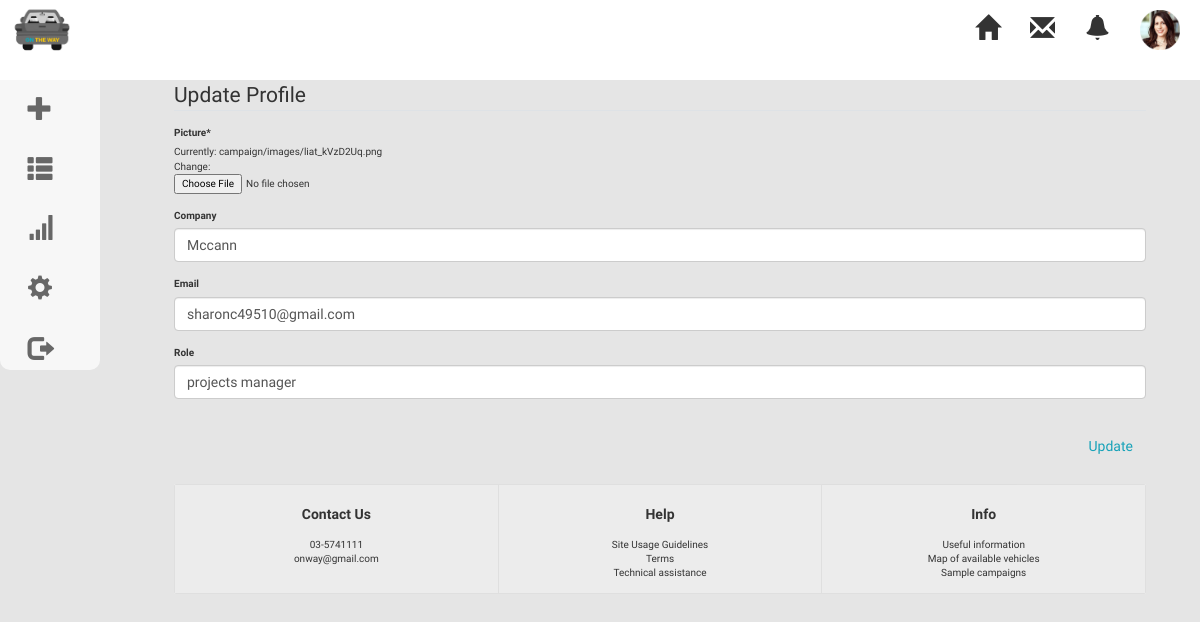
Screenshot of /profile (signed in) with the database file from the repository.
### campaign/models.py (models this page shows, shortened)
class Profile(models.Model):
    user = models.OneToOneField(User, null=True, on_delete=models.CASCADE)
    name = models.CharField(max_length=200, null=True)
    phone = models.CharField(max_length=200, null=True)
    email = models.CharField(max_length=200, null=True)
    date_created = models.DateTimeField(auto_now_add=True, null=True)
    picture = models.ImageField(upload_to='campaign/images', default='campaign\images\profile.png')
    company= models.CharField(max_length=200, null=True)
    role=models.CharField(max_length=200, null=True)

### campaign/views.py (the view, shortened to what this page needs)
# urls.py: path('profile', views.profile ,name='profile'),
def profile(request):
    objects = Profile.objects.all()
    for object in objects:
        if(object.user.username == request.user.username):
            myobject=object
    print(myobject.user)
    if request.method == 'GET':
        p_form = ProfileUpdateForm(instance=myobject)
        return render(request, 'campaign/profile.html', {'p_form':p_form,'myprofile':myobject})

### campaign/forms.py
class ProfileUpdateForm(forms.ModelForm):
    email=forms.EmailField(required=False)
    company=forms.CharField(required=False)
    role= forms.CharField(required=False)
    class Meta:
        model = Profile
        fields = ['picture','company','email','role' ]

### campaign/templates/campaign/profile.html
{% extends "article/header.html" %}
{% block home %}
<a href="{% url 'home' %}">
  <span class="glyphicon glyphicon-home"></span>
</a>
{% endblock %}
{% block btn %}
{% if user.is_superuser %}
<li><a href="{% url 'form' %}"><span class="glyphicon glyphicon-plus"></span></a></li>
{%endif%}
<li><a href="{% url 'list' %}"> <span class="glyphicon glyphicon-th-list"></span></a></li>
  {% endblock %}
{% block title %}
{% load crispy_forms_tags %}
 <form method="POST" enctype="multipart/form-data"> {% csrf_token %}
	<fieldset class="form-group"> <legend class="border-bottom mb-4"> Update Profile</legend>
		{{ p_form|crispy }}
	</fieldset> <div class="form-group"> <button class="btn btn-outline-info" type="submit">Update</button> </div> </form>
	{%endblock%}

### campaign/templates/article/header.html (shortened to what this page needs)
{% load static %}
<!DOCTYPE html>
<html lang="en">
<head>
  <link rel="stylesheet" href="https://maxcdn.bootstrapcdn.com/bootstrap/4.5.0/css/bootstrap.min.css">
  <link href="https://maxcdn.bootstrapcdn.com/bootstrap/3.3.7/css/bootstrap.min.css" rel="stylesheet" />
  <link href="https://fonts.googleapis.com/css2?family=Advent+Pro:wght@300&family=Righteous&display=swap" rel="stylesheet">    <link rel="stylesheet" href="https://cdnjs.cloudflare.com/ajax/libs/font-awesome/4.7.0/css/font-awesome.min.css">
  <link rel="stylesheet" href="{% static 'css/style.css' %}">
</head>
<body>
    <header>
        <a href="{% url 'home' %}">
          <div id="logo"></div>
       </a>
        <ul>
              <li>
                  <a href="{% url 'profile' %}">
                  <img src="{{myprofile.picture.url}}" alt="Liat Cohen">
                  </a>
              </li>
              <li>
                  <a href="#">
                    <span class="glyphicon glyphicon-bell"></span>
                  </a>
              </li>
              <li>
                  <a href=" {% url 'messages' %}">
                    <span class="glyphicon glyphicon-envelope"></span>
                  </a>
              </li>
              <li>
                {% block home %}
                {% endblock %}
              </li>
              </ul>
              <nav class="sidenav">
                <ul>
                  {% block btn %}
                  {% endblock %}
                  <li id="stat"><a href="#"> <span class="glyphicon glyphicon-signal"></span></a></li>
                  <li><a href="#"><span class="glyphicon glyphicon-cog"></span></a></li>
                  <li><a  href="{% url 'logout' %}"><span class="glyphicon glyphicon-log-out"></span></a></li>{% load widget_tweaks %}
                </ul>
              </nav>
      </header>
        <main >
            <div id="layout-wrapper">
               {% block title %}
               {% endblock %}
              <footer>
                <div class="card-group">
                    <div class="card">
                      <div class="card-body">
                        <h5 class="card-title"><b>Contact Us</b></h5>
                        <p class="card-text">03-5741111 <br>onway@gmail.com</p>
                      </div>
                    </div>
                    <div class="card">
                      <div class="card-body">
                        <h5 class="card-title"><b>Help</b></h5>
                        <p class="card-text">Site Usage Guidelines<br>Terms<br>Technical assistance</p>
                      </div>
                    </div>
                    <div class="card">
                      <div class="card-body">
                        <h5 class="card-title"><b>Info</b></h5>
                        <p class="card-text">Useful information<br>Map of available vehicles<br>Sample campaigns</p>
                      </div>
                    </div>
                  </div>
                </footer>
        </div>
    </main>
</body>
</html>

### campaign/static/css/style.css (style rules this page uses)
* { margin: 0; padding: 0; }
html, body { height:100%; width: 100%; }
body { font-size: 100%; align-items: center; background-color: #E5E5E5; font-family: 'Fjalla One', sans-serif; }
#layout-wrapper { min-height: 100%; width: 90%; margin: 0px auto; }
main { width: 90%; height: 90%; float: left; margin-left:10%; }
header { width:100%; background-color:white; height: 10vh; }
header span { margin-right: 20px; margin-top:15px; }
#collapse1 h5,p, img { text-align: center; margin: 0 auto; margin-top:15px; font-family: 'Fjalla One', sans-serif; }
ul { list-style-type:none; }
header ul li { float: right; margin-right: 10px; }
header img { height: 40px; width: 40px; float: right; margin-right: 10px; margin-top: 10px; }
#logo { background-image: url("../images/logo.png"); background-repeat: no-repeat; background-size: cover; height: 50px; width: 60px; clear: both; margin-top: 5px; margin-left: 10px; float: left; }
header ul, a { margin: 0px; padding: 0px; }
.glyphicon { font-size:25px; float: right; margin-right: 20px; }
.sidenav { height: 300px; width: 100px; position: fixed; z-index: 1; top: 0; left: 0; background-color: white; opacity: 0.7; border-radius: 10px; overflow-x: hidden; margin-top: 70px; }
.sidenav ul { display: flex; flex-direction: column; height: 100%; justify-content: space-around }
.sidenav li { margin: 0 auto; }
a { color: inherit; }
footer { text-align: center; width: 100%; margin-top: 70px; }
footer div { background-color: rgb(236, 236, 236); border-style: none; }
button { float: right; }
label { text-align: start; }

### rows the page displays
Profile: picture (picture), company "Mccann", email "sharonc49510@gmail.com", role "projects manager"
